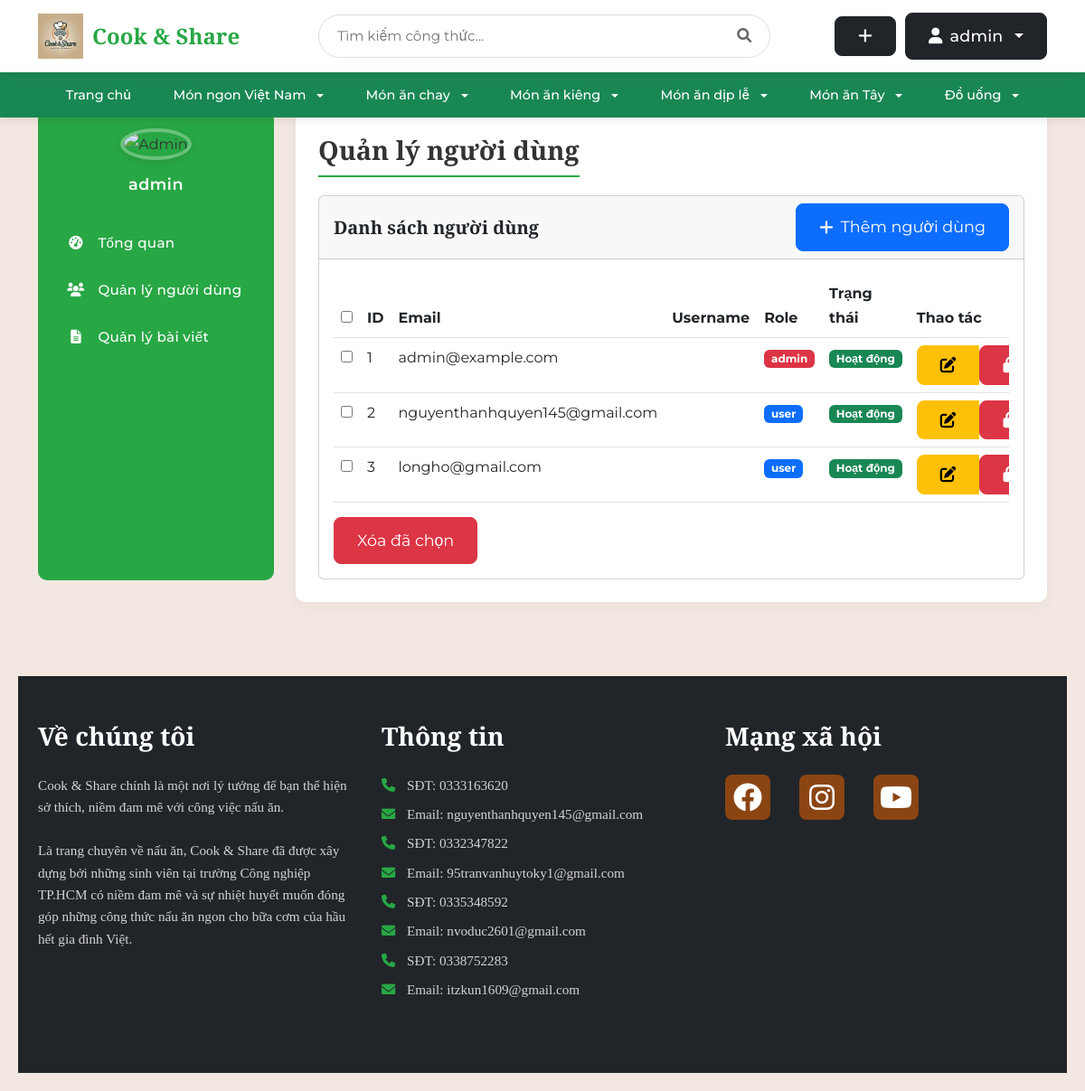
Before: /auth/admin/users (signed in) with the older database file.
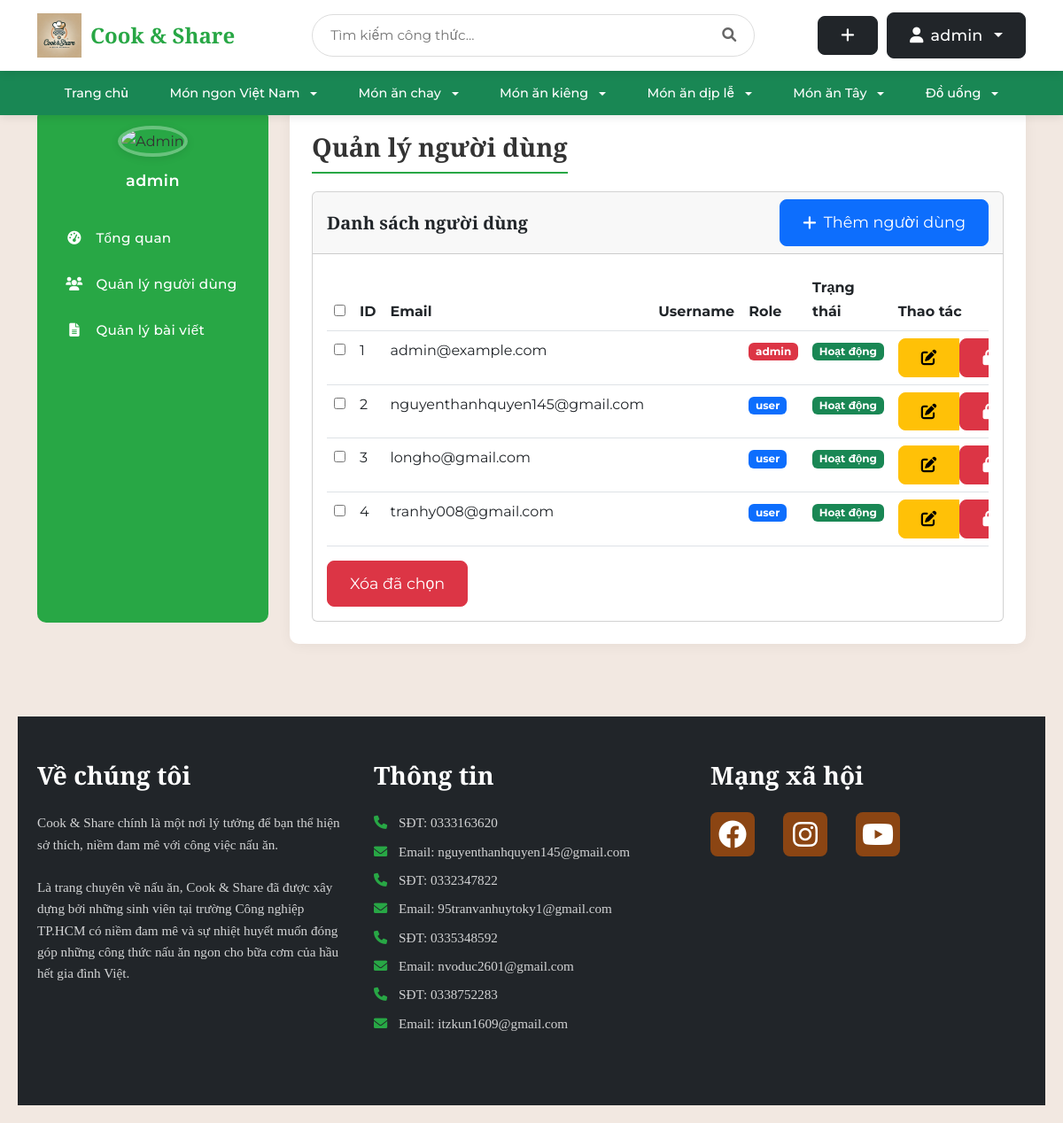
After: the same page with the newer database file.
### tables this page shows
CREATE TABLE user (
    id INTEGER PRIMARY KEY AUTOINCREMENT,
    username TEXT UNIQUE NOT NULL,
    password TEXT NOT NULL,
    email TEXT UNIQUE NOT NULL,
    created TIMESTAMP NOT NULL DEFAULT CURRENT_TIMESTAMP,
    avatar_path TEXT,
    role TEXT NOT NULL DEFAULT 'user',
    is_blocked BOOLEAN NOT NULL DEFAULT 0,
    gender TEXT,
    birthdate DATE,
    phone TEXT
);

### share_recipe/auth.py (the view)
@bp.route('/admin/users', methods=('GET',))
@login_required
def admin_users():
    if g.user['role'] != 'admin':
        abort(403)  # Chỉ admin mới có quyền truy cập
    db = get_db()
    users = db.execute('SELECT id, email, role FROM user').fetchall()
    return render_template('admin/users.html', users=users)

### share_recipe/auth.py (called while the page is built)
@bp.before_app_request
def load_logged_in_user():
    user_id = session.get('user_id')
    if user_id is None:
        g.user = None
    else:
        user = get_db().execute(
            'SELECT * FROM user WHERE id = ?', (user_id,)
        ).fetchone()
        if user:
            user_dict = dict(user)
            is_blocked = user_dict.get('is_blocked')
            if is_blocked:
                g.user = None
                session.clear()
                flash('Tài khoản đã bị khóa. Mời đăng nhập lại.')
                return redirect(url_for('auth.login'))
            else:
                g.user = user
        else:
            g.user = None

def login_required(view):
    @functools.wraps(view)
    def wrapped_view(**kwargs):
        if g.user is None:
            return redirect(url_for('auth.login'))
        return view(**kwargs)
    return wrapped_view

### share_recipe/db.py (called while the page is built)
def get_db():
    if 'db' not in g:
        g.db = sqlite3.connect(
            current_app.config['DATABASE'],
            detect_types=sqlite3.PARSE_DECLTYPES
        )
        g.db.row_factory = sqlite3.Row
    return g.db

### share_recipe/templates/admin/users.html (shortened to what this page needs)
{% extends 'admin/base_admin.html' %}
{% block admin_title %}Quản lý người dùng{% endblock %}
{% block admin_content %}
<div class="card">
    <div class="card-header d-flex justify-content-between align-items-center">
        <h5 class="card-title mb-0">Danh sách người dùng</h5>
        <a href="{{ url_for('admin.create_user') }}" class="btn btn-primary">
            <i class="fas fa-plus"></i> Thêm người dùng
        </a>
    </div>
    <div class="card-body">
        <div class="table-responsive">
            <table class="table table-hover">
                <thead>
                    <tr>
                        <th><input type="checkbox" id="select-all-users"></th>
                        <th>ID</th>
                        <th>Email</th>
                        <th>Username</th>
                        <th>Role</th>
                        <th>Trạng thái</th>
                        <th>Thao tác</th>
                    </tr>
                </thead>
                <tbody>
                    {% for user in users %}
                    <tr>
                        <td><input type="checkbox" class="select-user" value="{{ user['id'] }}"></td>
                        <td>{{ user['id'] }}</td>
                        <td>{{ user['email'] }}</td>
                        <td>{{ user['username'] }}</td>
                        <td>
                            <span class="badge {% if user['role'] == 'admin' %}bg-danger{% else %}bg-primary{% endif %}">
                                {{ user['role'] }}
                            </span>
                        </td>
                        <td>
                            {% if user['is_blocked'] %}
                            <span class="badge bg-danger">Bị khóa</span>
                            {% else %}
                            <span class="badge bg-success">Hoạt động</span>
                            {% endif %}
                        </td>
                        <td>
                            <div class="btn-group">
                                <a href="{{ url_for('admin.update_user', id=user['id']) }}" class="btn btn-warning btn-sm" title="Sửa">
                                    <i class="fas fa-edit"></i>
                                </a>
                                {% if user['is_blocked'] %}
                                <form action="{{ url_for('admin.unblock_user', id=user['id']) }}" method="post" style="display: inline;">
                                    <button type="submit" class="btn btn-success btn-sm" title="Mở khóa">
                                        <i class="fas fa-unlock"></i>
                                    </button>
                                </form>
                                {% else %}
                                <form action="{{ url_for('admin.block_user', id=user['id']) }}" method="post" style="display: inline;">
                                    <button type="submit" class="btn btn-danger btn-sm" title="Khóa">
                                        <i class="fas fa-lock"></i>
                                    </button>
                                </form>
                                {% endif %}
                            </div>
                        </td>
                    </tr>
                    {% endfor %}
                </tbody>
            </table>
        </div>
        <button type="button" class="btn btn-danger" id="delete-selected-users">Xóa đã chọn</button>
    </div>
</div>
{% endblock %}

### share_recipe/templates/admin/base_admin.html (shortened to what this page needs)
{% extends 'base.html' %}
{% block content %}
<div class="admin-layout">
    <div class="container">
        <div class="row">
            <div class="col-md-3 mb-4">
                <div class="sidebar">
                    <div class="text-center mb-4">
                        {% if g.user['avatar_path'] %}
                            <img src="{{ url_for('static', filename=g.user['avatar_path']) }}" alt="Admin" class="admin-avatar">
                        {% else %}
                            <img src="{{ url_for('static', filename='uploads/default-avatar.png') }}" alt="Admin" class="admin-avatar">
                        {% endif %}
                        <div class="admin-name">{{ g.user['username'] }}</div>
                    </div>
                    <ul class="nav flex-column">
                        <li class="nav-item">
                            <a class="nav-link {% if request.endpoint == 'admin.dashboard' %}active{% endif %}" href="{{ url_for('admin.dashboard') }}">
                                <i class="fas fa-tachometer-alt"></i> Tổng quan
                            </a>
                        </li>
                        <li class="nav-item">
                            <a class="nav-link {% if request.endpoint == 'admin.users' %}active{% endif %}" href="{{ url_for('admin.users') }}">
                                <i class="fas fa-users"></i> Quản lý người dùng
                            </a>
                        </li>
                        <li class="nav-item">
                            <a class="nav-link {% if request.endpoint == 'admin.posts' %}active{% endif %}" href="{{ url_for('admin.posts') }}">
                                <i class="fas fa-file-alt"></i> Quản lý bài viết
                            </a>
                        </li>
                    </ul>
                </div>
            </div>
            <div class="col-md-9">
                <div class="content-wrapper">
                    <div class="d-flex justify-content-between flex-wrap flex-md-nowrap align-items-center">
                        <h1 class="content-title">{% block admin_title %}{% endblock %}</h1>
                    </div>
                    {% block admin_content %}{% endblock %}
                </div>
            </div>
        </div>
    </div>
</div>
{% endblock %}

### share_recipe/templates/base.html (shortened to what the changed rows need)
<!DOCTYPE html>
<html>
<head>
    <link rel="stylesheet" href="https://cdn.jsdelivr.net/npm/bootstrap@5.3.0/dist/css/bootstrap.min.css">
    <link rel="stylesheet" href="https://cdnjs.cloudflare.com/ajax/libs/font-awesome/6.0.0/css/all.min.css">
    {% block head %}
    <link rel="stylesheet" href="{{ url_for('static', filename='base.css') }}">
    <link rel="stylesheet" href="{{ url_for('static', filename='login.css') }}">
    <link rel="stylesheet" href="{{ url_for('static', filename='register.css') }}">
    <link rel="stylesheet" href="{{ url_for('static', filename='index.css') }}">
    <link rel="stylesheet" href="{{ url_for('static', filename='detail.css') }}">
    {% endblock %}
</head>
<body>
    <nav class="navbar navbar-expand-lg">
        <div class="container">
            <div class="user-actions">
                {% if g.user %}
                    <a href="{{ url_for('blog.create') }}" class="btn btn-dark btn-custom" title="Tạo công thức mới">
                        <i class="fas fa-plus"></i>
                    </a>
                    <div class="dropdown">
                        <button class="btn btn-dark btn-custom dropdown-toggle" type="button" id="userDropdown" data-bs-toggle="dropdown" aria-expanded="false">
                            {% if g.user.avatar_path %}
                                <img src="{{ url_for('static', filename=g.user.avatar_path) }}" class="user-avatar" alt="Avatar">
                            {% else %}
                                <i class="fas fa-user"></i>
                            {% endif %}
                            {{ g.user['username'] }}
                        </button>
                    </div>
                {% endif %}
            </div>
        </div>
    </nav>
    <div class="main-container">
        <div class="content">
            {% block content %}{% endblock %}
        </div>
    </div>
    <footer class="footer bg-dark text-white py-5">
        <div class="container">
            <div class="row">
                <div class="col-md-4 mb-4">
                    <h2 class="footer-heading mb-4">Về chúng tôi</h2>
                </div>
                <div class="col-md-4 mb-4">
                    <h2 class="footer-heading mb-4">Thông tin</h2>
                </div>
                <div class="col-md-4 mb-4">
                    <h2 class="footer-heading mb-4">Mạng xã hội</h2>
                </div>
            </div>
        </div>
    </footer>
</body>
</html>

Changed rows visible on the page:
added user: id "4", email "tranhy008@gmail.com", role "user"
